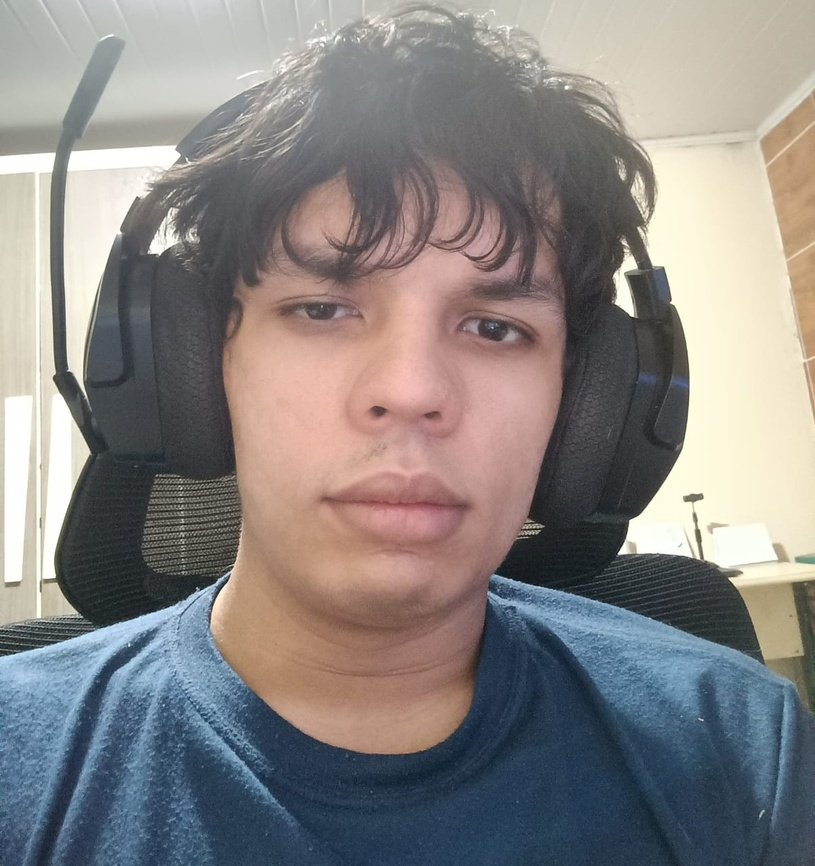
#> input picture assets/foto.jpeg, 815 x 866 px, shrunk from 1202 x 1278 before the run, found by its file name
$ python teste_q1.py
#> lines starting #> are read from the running program, lines starting #| are printed output that depends on the picture
### src/question1.py

#### Processo de Subamostragem ####

#1) Nessa primeira parte, não se pode utilizar nenhuma função pronta, além da função de ler e escrever uma imagem

import cv2              # Para ler e escrever a imagem (somente cv2.imread() e cv2.imwrite())
import numpy as np      # Para tratar a imagem como uma matriz e assim conseguir manipular os pixels da imagem.

#1.1) Uma função que deve retirar metade das linhas da imagem de forma intercalada

def retirar_metade_linhas(imagem):
    # imagem[inicio:fim:passo]
    # Pega somente as linhas de 2 em 2, e o segundo argumento está setado como "faça pra todas as colunas"
    imagem_reduzida = imagem [::2, :]
    return imagem_reduzida

#1.2) Uma função que deve retirar metade das colunas da imagem de forma intercalada

def retirar_metade_colunas(imagem):
    # Mesma coisa, só que invertido, já que é pra coluna agora...
    imagem_reduzida = imagem [:, ::2]
    return imagem_reduzida

#1.3) Uma função que deve chamar os anteriores (1.1 e 1.2) e fazer a imagem ficar com um quarto da quantidade de pixels

def retirar_metade_colunas_e_linhas(imagem):
    # Simplesmente chamar as duas funções para retirar as linhas e colunas
    # Em uma matriz não importa a ordem, se retirar as linhas ou colunas primeiro, vai resultar no mesmo
    imagem_um_quarto = retirar_metade_colunas(imagem)
    imagem_um_quarto = retirar_metade_linhas(imagem_um_quarto)
    return imagem_um_quarto

#1.4) Duplicar as linhas de uma imagem, criando uma linha que cada pixel seja a media do
# pixel de cima e de baixo (caso não tenha linha em baixo, só copiar a de cima)

def duplicar_linhas(imagem):
    altura, largura = imagem.shape
    # Criamos a matriz com o dobro da altura
    nova_img = np.zeros((altura * 2, largura), dtype=np.uint8)

    for i in range(altura):
        # As linhas que já tinhamos vão ocupar espaços pares na matriz
        nova_img[2*i] = imagem[i]

        # Agora preenchemos a linha impár
        # E por isso o índice sempre vai ser (2*i + 1)

        if i < altura - 1:
            # Se não for a última linha, calculamos a média
            # OBS: Convertemos pra uint16 pra soma não passar de 255
            cima = imagem[i].astype(np.uint16)
            baixo = imagem[i+1].astype(np.uint16)
            media = (cima + baixo) // 2

            nova_img[2*i + 1] = media.astype(np.uint8)
        else:
            # Se não tem linha em baixo, só copia a de cima
            nova_img[2*i + 1] = imagem[i]

    return nova_img

#1.5) Duplicar as colunas de uma imagem - similar a 1.4

def duplicar_colunas(imagem):
    altura, largura = imagem.shape
    # Agora vai ter dobro de largura
    nova_img = np.zeros((altura, largura * 2), dtype=np.uint8)

    for i in range(largura):
        # Como agora se trata de colunas, usamos [:, 2*i], na função das linhas omitimos as colunas
        nova_img[:, 2*i] = imagem[:, i]

        if i < largura - 1:
            esquerda = imagem[:, i].astype(np.uint16)
            direita = imagem[:, i+1].astype(np.uint16)
            media = (esquerda + direita) // 2

            nova_img[:, 2*i + 1] = media.astype(np.uint8)
        else:
            nova_img[:, 2*i + 1] = imagem[:, i]

    return nova_img

#1.6) Uma função que aumente o tamanho da imagem usando 1.4 e 1.5

def aumentar_imagem(imagem):
    # Primeiro dobramos as linhas
    img_maior = duplicar_linhas(imagem)
    # Depois dobramos as colunas do resultado anterior
    img_maior = duplicar_colunas(img_maior)

    return img_maior

#1.7 e 1.8 são questões para fins de teste e relátorio


### tests/teste_q1.py
import cv2
import os
from src.question1 import *

#1.7 mostre e comente os resultados usando uma imagem sua (do seu rostro)
#monocromatica no relatório, de usar a funcao 1.3.

def testar_monocromatica():
    # 1. Configura os caminhos
    nome_foto = 'assets/foto.jpeg' # Confirme se sua foto está aqui com este nome
    output_path = "output/q1_results/"

    if not os.path.exists(output_path):
        os.makedirs(output_path)

    # 2. Lê a imagem forçando escala de cinza (matriz 2D)
    img_cinza = cv2.imread(nome_foto, cv2.IMREAD_GRAYSCALE)

    if img_cinza is None:
        print(f"Erro: Não consegui achar a imagem em '{nome_foto}'.")
        return

    print(f"Original carregada com sucesso! Tamanho: {img_cinza.shape}")

    # 3. Processa passando as matrizes
    img_reduzida = retirar_metade_colunas_e_linhas(img_cinza)
    print(f"Tamanho após redução (1.3): {img_reduzida.shape}")

    img_ampliada = aumentar_imagem(img_reduzida)
    print(f"Tamanho após ampliação (1.6): {img_ampliada.shape}")

    # Teste Extra: Ampliando a imagem original diretamente
    img_gigante = aumentar_imagem(img_cinza)
    print(f"Tamanho da imagem original gigante: {img_gigante.shape}")

    # 4. Salva os resultados
    cv2.imwrite(os.path.join(output_path, "1_3_reduzida.jpg"), img_reduzida)
    cv2.imwrite(os.path.join(output_path, "1_6_reconstruida.jpg"), img_ampliada)
    cv2.imwrite(os.path.join(output_path, "original_ampliada.jpg"), img_gigante)
    print(f"Imagens salvas na pasta '{output_path}'. Confirme visualmente!")

####################### ------------------------------ #######################
#1.8 mostre e comente os resultados para uma imagem colorida (fazendo o processo
#para cada canal separado).

def testar_colorida():
    nome_foto = 'assets/foto.jpeg'
    output_path = "output/q1_results/"

    if not os.path.exists(output_path):
        os.makedirs(output_path)

    # 1. Lê a imagem COLORIDA
    img_color = cv2.imread(nome_foto)
#> img_color is the input picture: shape (866, 815, 3); mean B, G, R 130.8, 132.2, 136.3

    if img_color is None:
        print(f"Erro: Não consegui achar a imagem em '{nome_foto}'.")
        return

    print(f"Original Colorida carregada! Tamanho: {img_color.shape}")
#| Original Colorida carregada! Tamanho: (866, 815, 3)

    # 2. Separa os três canais (Blue, Green, Red)
    b, g, r = cv2.split(img_color)
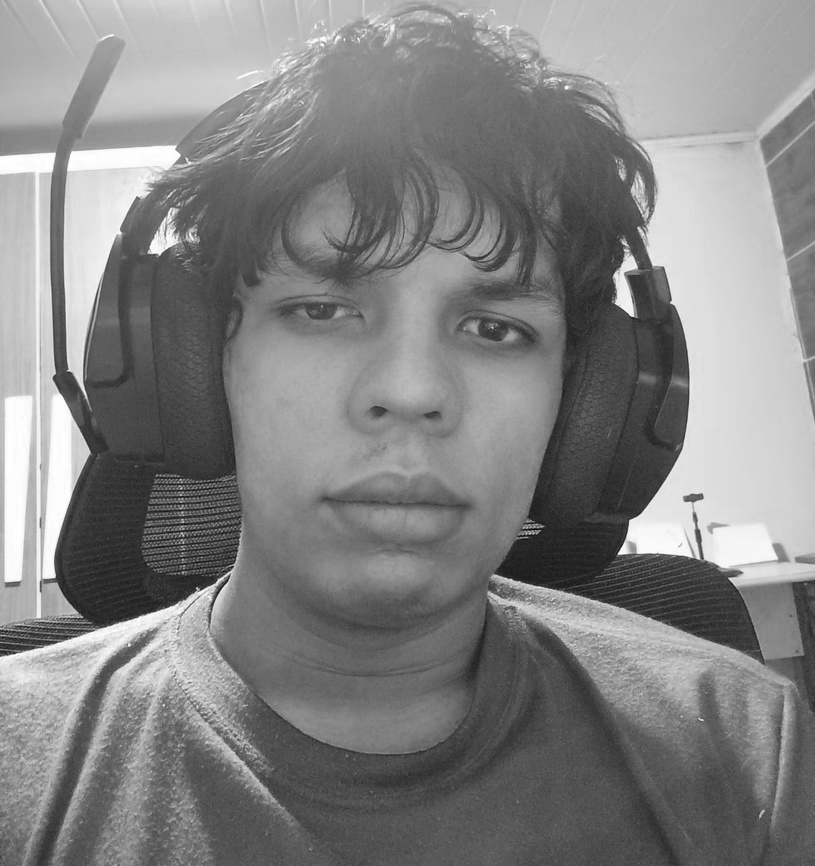
#> b: shape (866, 815); min 1, max 255, mean 130.8
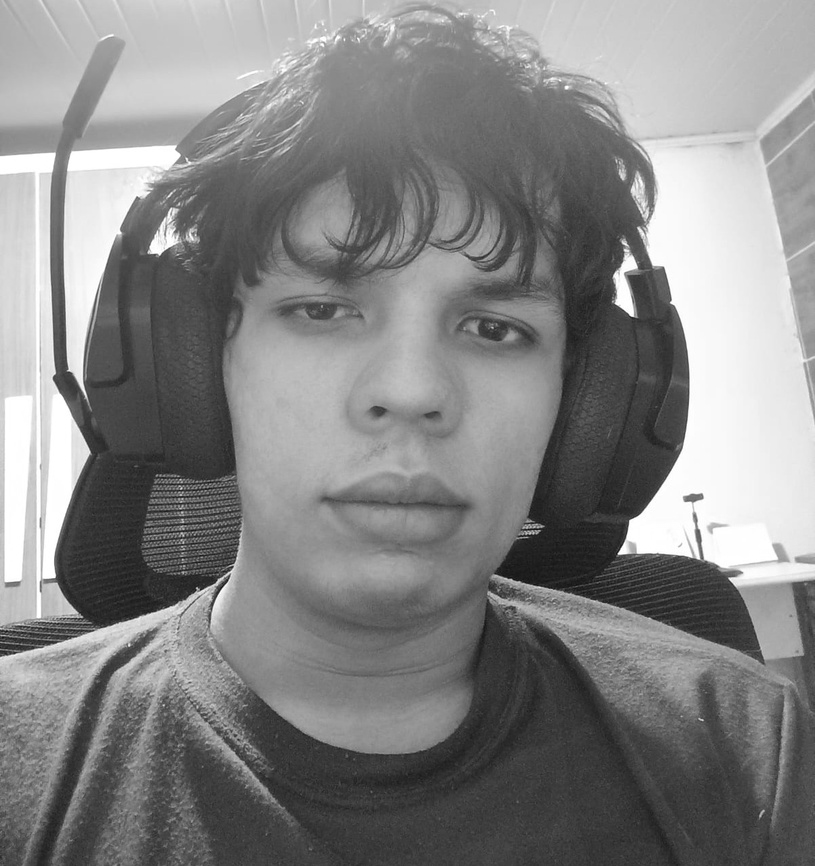
#> g: shape (866, 815); min 13, max 255, mean 132.2
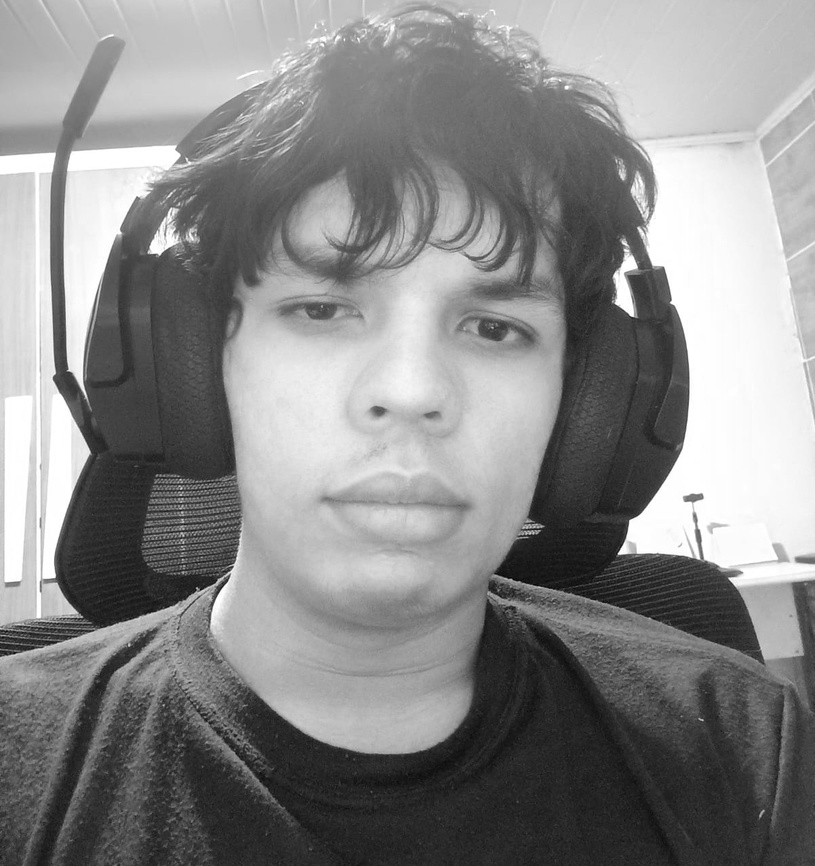
#> r: shape (866, 815); min 0, max 255, mean 136.3

    # ==========================================
    # TESTE 1.3: Redução (passando canal por canal)
    # ==========================================
    b_reduzido = retirar_metade_colunas_e_linhas(b)
#> in retirar_metade_colunas, `imagem_reduzida = imagem [:, ::2]`:
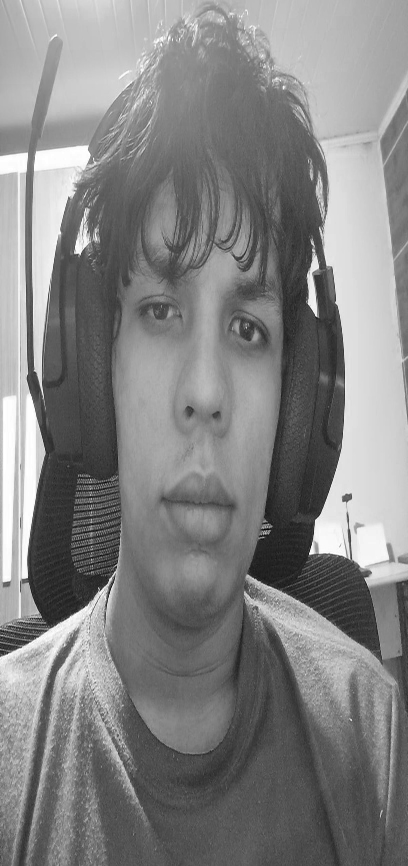
#> imagem_reduzida: shape (866, 408); min 1, max 255, mean 130.9
    g_reduzido = retirar_metade_colunas_e_linhas(g)
#> in retirar_metade_colunas (call 2), `imagem_reduzida = imagem [:, ::2]`:
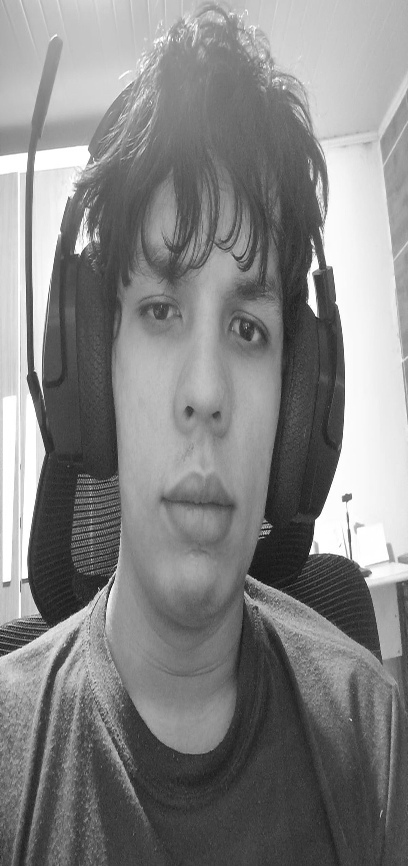
#> imagem_reduzida: shape (866, 408); min 13, max 255, mean 132.2
    r_reduzido = retirar_metade_colunas_e_linhas(r)
#> in retirar_metade_colunas (call 3), `imagem_reduzida = imagem [:, ::2]`:
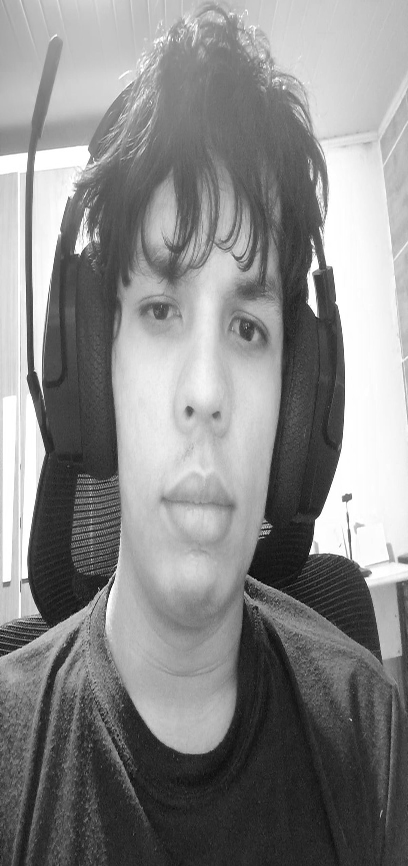
#> imagem_reduzida: shape (866, 408); min 0, max 255, mean 136.3

    # Junta os canais para formar a imagem reduzida colorida
    img_reduzida_colorida = cv2.merge([b_reduzido, g_reduzido, r_reduzido])
    print(f"Tamanho após redução: {img_reduzida_colorida.shape}")
#| Tamanho após redução: (433, 408, 3)

    # ==========================================
    # TESTE 1.6: Ampliação (passando canal por canal)
    # ==========================================
    b_ampliado = aumentar_imagem(b_reduzido)
    g_ampliado = aumentar_imagem(g_reduzido)
    r_ampliado = aumentar_imagem(r_reduzido)

    # Junta os canais novamente
    img_ampliada_colorida = cv2.merge([b_ampliado, g_ampliado, r_ampliado])
    print(f"Tamanho após ampliação: {img_ampliada_colorida.shape}")
#| Tamanho após ampliação: (866, 816, 3)

    # 3. Salva os resultados
    cv2.imwrite(os.path.join(output_path, "1_8_reduzida_colorida.jpg"), img_reduzida_colorida)
    cv2.imwrite(os.path.join(output_path, "1_8_reconstruida_colorida.jpg"), img_ampliada_colorida)
    print(f"Imagens coloridas salvas na pasta '{output_path}'.")

####################### ------------------------------ #######################

if __name__ == "__main__":
    # Comente o teste antigo e rode apenas o novo, ou rode os dois!
    #testar_monocromatica()
    testar_colorida()

$ run again, with assets/Image1.pgm saved as assets/foto.jpeg
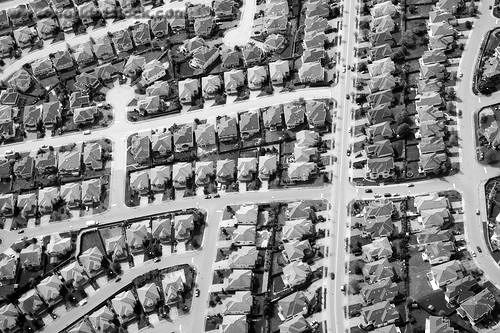
#> input picture assets/Image1.pgm, 500 x 333 px, found by its file name
#> in testar_colorida, img_color is the input picture: shape (333, 500, 3); min 0, max 255, mean 130.2
#| Original Colorida carregada! Tamanho: (333, 500, 3)
#| Tamanho após redução: (167, 250, 3)
#> after the loop in duplicar_linhas, `for i in range(altura):`:
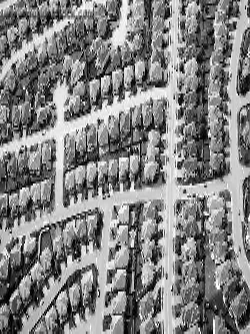
#> nova_img: shape (334, 250); min 0, max 255, mean 129.9
#> after the loop in duplicar_colunas, `for i in range(largura):`:
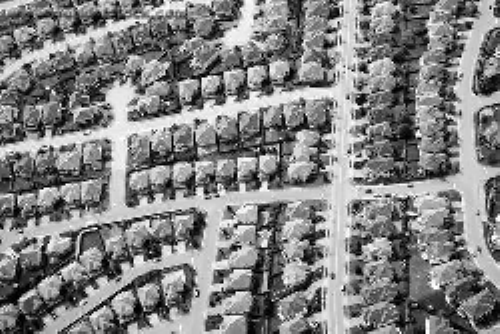
#> nova_img: shape (334, 500); min 0, max 255, mean 129.8
#| Tamanho após ampliação: (334, 500, 3)

$ run again, with assets/moire.tif saved as assets/foto.jpeg
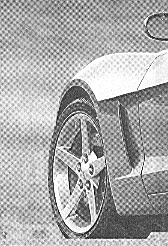
#> input picture assets/moire.tif, 168 x 246 px, found by its file name
#> in testar_colorida, img_color is the input picture: shape (246, 168, 3); min 0, max 255, mean 169.6
#| Original Colorida carregada! Tamanho: (246, 168, 3)
#| Tamanho após redução: (123, 84, 3)
#> after the loop in duplicar_linhas, `for i in range(altura):`:
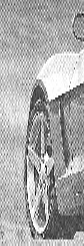
#> nova_img: shape (246, 84); min 0, max 255, mean 169.3
#> after the loop in duplicar_colunas, `for i in range(largura):`:
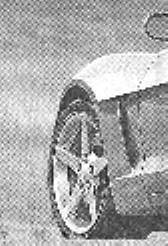
#> nova_img: shape (246, 168); min 0, max 255, mean 169
#| Tamanho após ampliação: (246, 168, 3)
